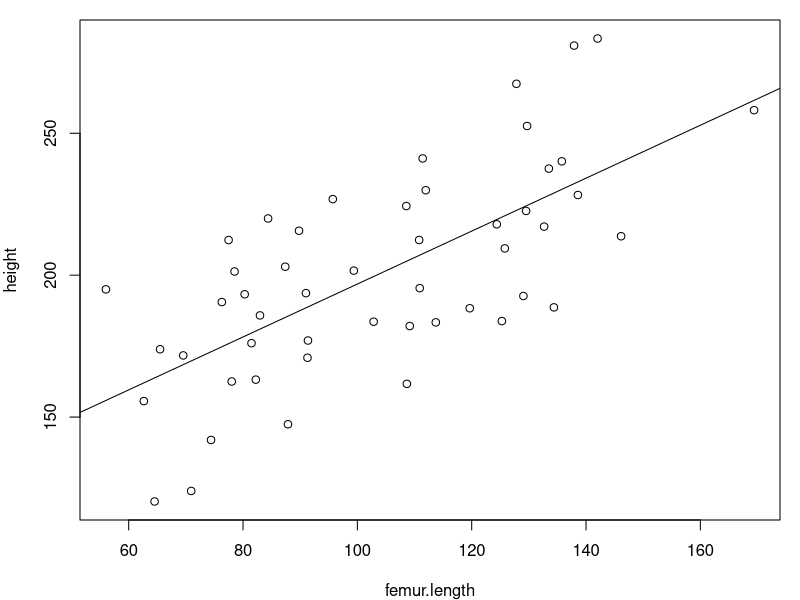
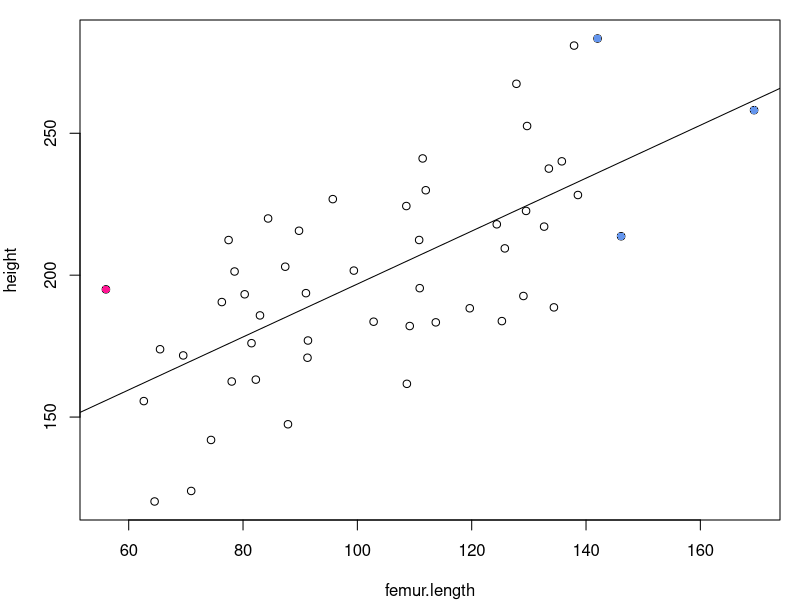
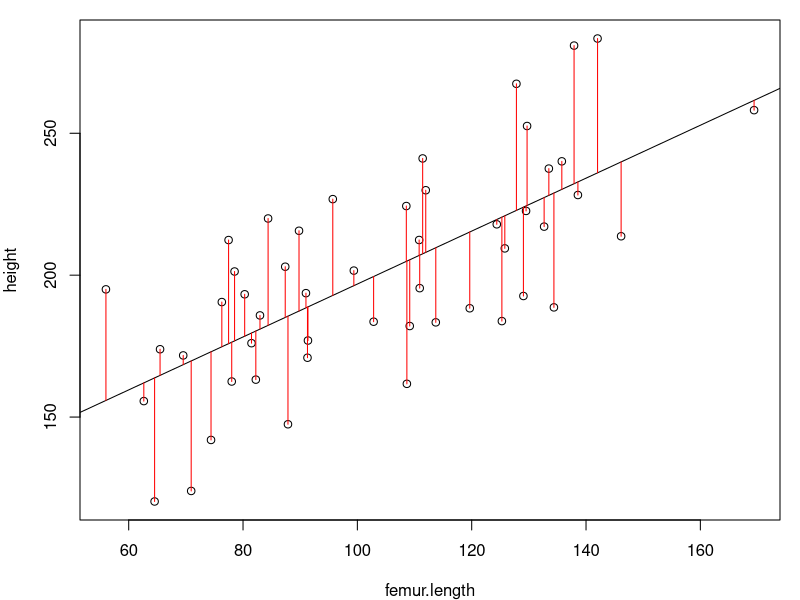

R code for these plots, in order:
## ---- chunk 1
knitr::opts_chunk$set(echo = FALSE)
## ---- chunk 2
femur.length <- rnorm(50, mean = 100, sd = 25)
height <- femur.length + rnorm(50, mean = 100, sd = 25)
model <- lm(height ~ femur.length)
par(mar = c(4,4,1,1))
plot(height ~ femur.length)
abline(model)
## ---- chunk 3
par(mar = c(4,4,1,1))
plot(height ~ femur.length)
points(height[femur.length < 60] ~ femur.length[femur.length < 60], col = "deeppink", pch = 16)
points(height[femur.length > 140] ~ femur.length[femur.length > 140], col = "cornflowerblue", pch = 16)
abline(model)
## ---- chunk 4
model <- lm(height ~ femur.length)
par(mar = c(4,4,1,1))
plot(height ~ femur.length)
abline(model)
res <- signif(residuals(model), 5)
pre <- predict(model) # plot distances between points and the regression line
segments(femur.length, height, femur.length, pre, col="red")
